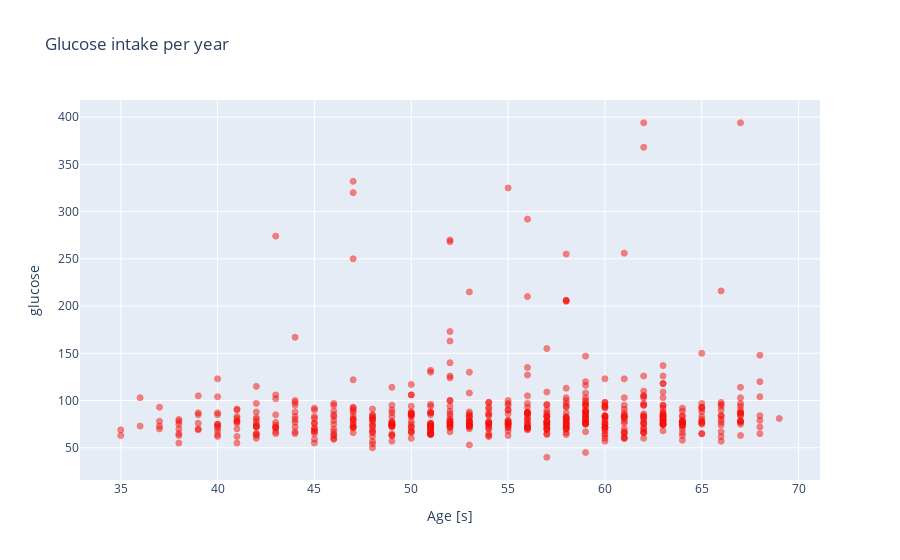

The notebook cell this image was saved under:
### Code cell
# Let's plot the blood sugar levels(glucose) against age. 
# The age is shown in years from the start of the time period of the given dataset.

blood_sugar_levels = updated_heart_disease_df.loc[updated_heart_disease_df['TenYearCHD'] == 1]

trace = go.Scatter(
    x = blood_sugar_levels['age'],y = blood_sugar_levels['glucose'],
    name="glucose",
     marker=dict(
                color='rgb(238,23,11)',
                line=dict(
                    color='red',
                    width=1),
                opacity=0.5,
            ),
    text= blood_sugar_levels['glucose'],
    mode = "markers"
)
data = [trace]
layout = dict(title = 'Glucose intake per year',
          xaxis = dict(title = 'Age [s]', showticklabels=True), 
          yaxis = dict(title = 'glucose'),
          hovermode='closest'
         )
fig = dict(data=data, layout=layout)
iplot(fig, filename='blood_sugar_levels-glucose')

### Figure 1 — Plotly figure (JSON) as saved in the notebook; plotly's stock layout.template omitted (floating-point values rounded to 4 significant figures; data arrays with more than 128 entries replaced by an {"elided": "..."} marker saying what was removed)
{"data": [{"marker": {"color": "rgb(238,23,11)", "line": {"color": "red", "width": 1}, "opacity": 0.5}, "mode": "markers", "name": "glucose", "text": {"elided": "557 int values"}, "type": "scatter", "x": {"elided": "557 int values"}, "y": {"elided": "557 int values"}}], "layout": {"hovermode": "closest", "title": {"text": "Glucose intake per year"}, "xaxis": {"showticklabels": true, "title": {"text": "Age [s]"}}, "yaxis": {"title": {"text": "glucose"}}}}
